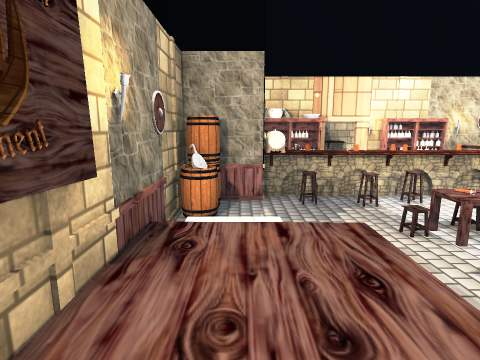
view 1 (above)

15 first-person views from a walk through a scene from a Unity 3-D project. The camera is 1.3 m above the floor, tilts 10° down and sees 80° across. The floor is counted in squares, 1 m on a side. Each view is taken from the middle of a square. On the plan, view 1 faces up. The plan holds only what a view shows up to about 13 squares ahead; the rest is blank. The place goes on beyond the plan. Some animated figures are not drawn. Some surface patterns are stand-ins.

view 2
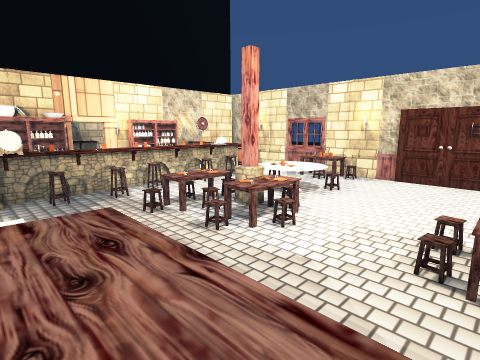

view 3
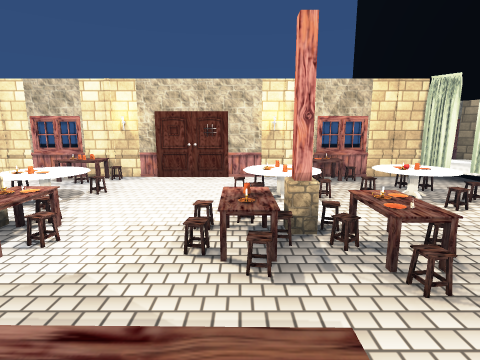

view 4
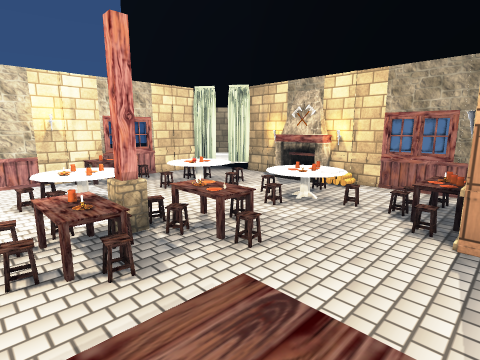

view 5
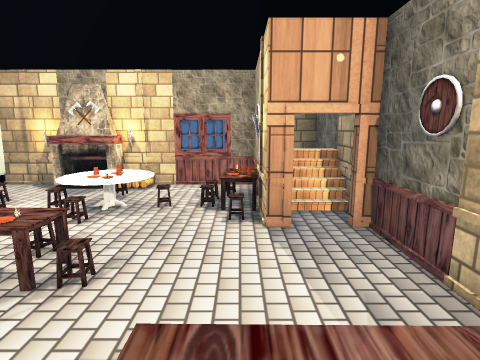

view 6
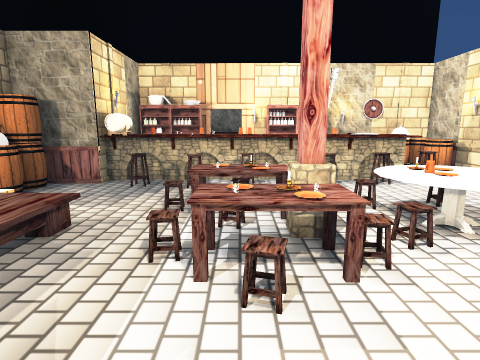

view 7
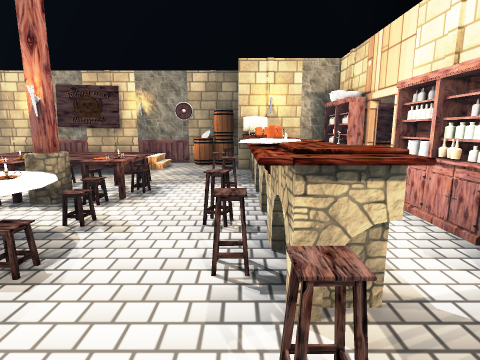

view 8
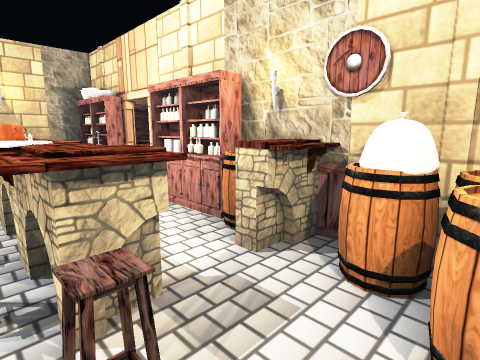

view 9
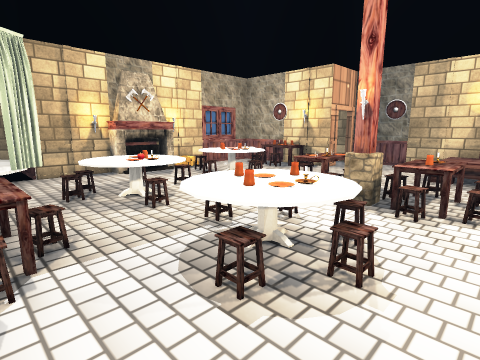

view 10
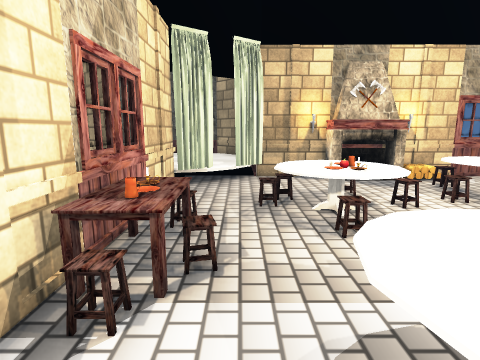

view 11
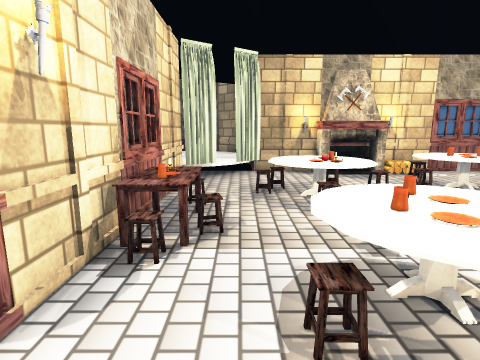

view 12
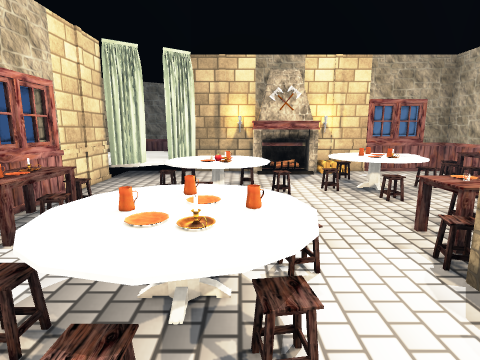

view 13
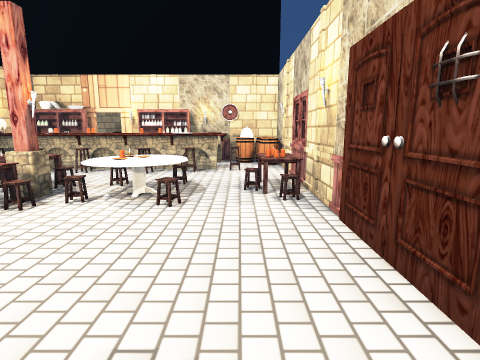

view 14
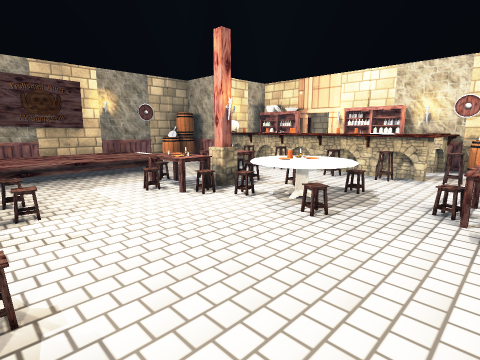

view 15
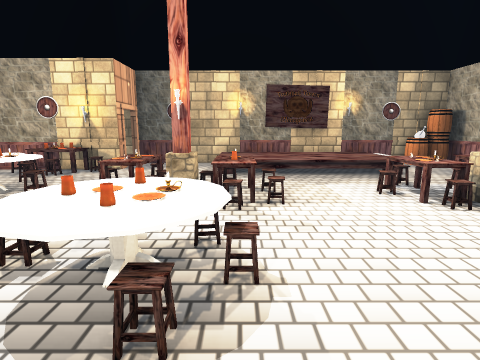

### Floor plan
Key: @ floor where view 1 was taken; # wall or solid block; . main floor; : floor 0.5 m higher than the main floor; / step, stairs or slope; = window, fence, low wall or low ledge; ^ raised ledge; v drop or lower ground; C cupboard; T torch; A tap; B barrel; S stool; L column; U curtain; F fireplace; K sack; O other object.
Columns run from 2 left of view 1 to 13 right of it. Each row starts with its distance up from view 1.
 11    CO
 10   #OC#OCOOTKB#
  9   #O    ..^KB#
  8   #A^^^^^^^..#
  7  B#ASSS^SS^S.#
  6  BO..S.......=
  5  #....O//=..O#
  4  #///O/T=#..v#
  3  T::./OL#=...#
  2 O=::.........#
  1  =::.........#
  0 O#@:.........#
 -1  #::..OL.==..#
 -2  #.....O.==..#
 -3  #...OO..=..O#
 -4  #..........O#
 -5  ###.....OO..=
 -6  ##O.=O=.=O..#
 -7  ##O.OO......#
 -8  ##O........####
 -9  ###=###FO#U:::#
-10            ::::
-11            #:::#
-12            #####

Where each view was taken, in squares from view 1:
view 1: 0 up, 0 right, facing up
view 2: 1 down, 0 right, facing up-right
view 3: 1 down, 0 right, facing right
view 4: 0 up, 0 right, facing down-right
view 5: 0 up, 1 right, facing down
view 6: 0 up, 4 right, facing up
view 7: 7 up, 10 right, facing left
view 8: 7 up, 10 right, facing up-left
view 9: 0 up, 10 right, facing down-left
view 10: 1 down, 9 right, facing down
view 11: 0 up, 9 right, facing down
view 12: 0 up, 7 right, facing down
view 13: 2 down, 9 right, facing up
view 14: 1 down, 10 right, facing up-left
view 15: 1 down, 10 right, facing left
